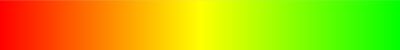
Frame 1 (no input)
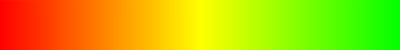
Frame 2 (the mouse pressed at the canvas centre, redrawn once)

The Processing sketch that drew these frames (run headless with seeded random() and noise(); the mouse was pressed at the canvas centre and the sketch redrawn once):

// Processing sketch: Color_Scale
// ── Color_Scale.pde
void setup() {
  size(400, 50);
  noLoop();
}

void draw() {
  for (int i = 0; i < width; i++) {
    float value = map(i, 0, width, 0, 100);
    stroke(redYellowGreenGradient(value));
    line(i, 0, i, height);
  }
}

color redYellowGreenGradient(float value) {
  value = constrain(value, 0, 100); // Ensure the value is within the 0-100 range
  
  if (value <= 50) {
    // Interpolate between Red and Yellow
    return lerpColor(color(255, 0, 0), color(255, 255, 0), value / 50.0);
  } else {
    // Interpolate between Yellow and Green
    return lerpColor(color(255, 255, 0), color(0, 255, 0), (value - 50) / 50.0);
  }
}
